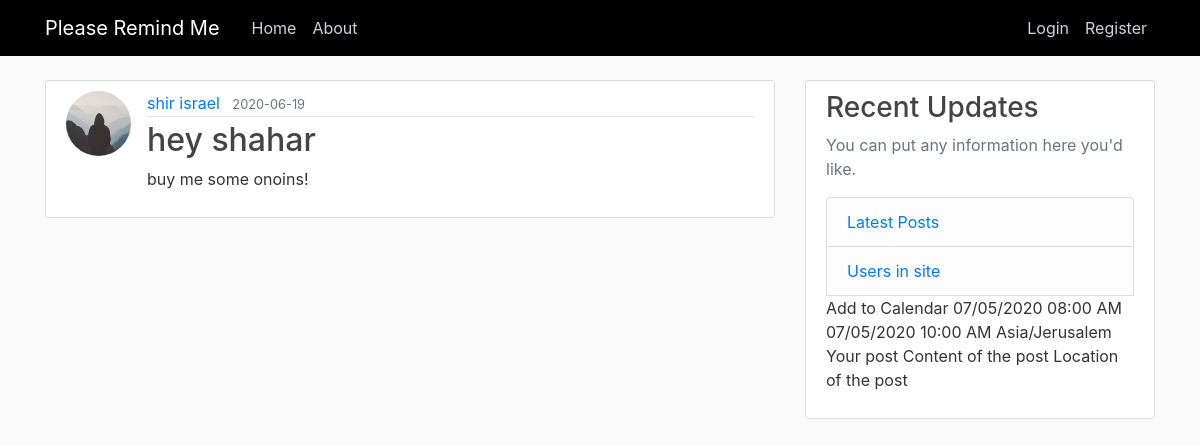
Screenshot of /post/3 with the database file from the repository.
### flaskblog/models.py (models this page shows, shortened)
class User(db.Model, UserMixin):
    id = db.Column(db.Integer, primary_key=True)
    username = db.Column(db.String(20), unique=True, nullable=False)
    email = db.Column(db.String(120), unique=True, nullable=False)
    image_file = db.Column(db.String(20), nullable=False, default='default.jpg')
    password = db.Column(db.String(60), nullable=False)
    posts = db.relationship('Post', backref='author', lazy=True)

class Post(db.Model):
    id = db.Column(db.Integer, primary_key=True)
    title = db.Column(db.String(100), nullable=False)
    date_posted = db.Column(db.DateTime, nullable=False, default=datetime.utcnow)
    content = db.Column(db.Text, nullable=False)
    user_id = db.Column(db.Integer, db.ForeignKey('user.id'), nullable=False)

### flaskblog/posts/routes.py (the view)
@posts.route("/post/<int:post_id>", methods=['GET', 'POST'])
def post(post_id):
    post = Post.query.get_or_404(post_id)
    return render_template('post.html', title=post.title, post=post)

### flaskblog/templates/post.html (shortened to what this page needs)
{% extends "layout.html" %}
{% block content %}
  <article class="media content-section">
    <img class="rounded-circle article-img" src="{{ url_for('static', filename='profile_pics/' + post.author.image_file) }}">
    <div class="media-body">
      <div class="article-metadata">
        <a class="mr-2" href="{{ url_for('users.user_posts', username=post.author.username) }}">{{ post.author.username }}</a>
        <small class="text-muted">{{ post.date_posted.strftime('%Y-%m-%d') }}</small>
      </div>
      <h2 class="article-title">{{ post.title }}</h2>
      <p class="article-content">{{ post.content }}</p>
    </div>
  </article>
{% endblock content %}

### flaskblog/static/main.css (style rules this page uses)
body { background: #fafafa; color: #333333; margin-top: 5rem; }
h1, h2, h3, h4, h5, h6 { color: #444444; }
.content-section { background: #ffffff; padding: 10px 20px; border: 1px solid #dddddd; border-radius: 3px; margin-bottom: 20px; }
.article-title { color: #444444; }
.article-content { white-space: pre-line; }
.article-img { height: 65px; width: 65px; margin-right: 16px; }
.article-metadata { padding-bottom: 1px; margin-bottom: 4px; border-bottom: 1px solid #e3e3e3 }

### rows the page displays
User: image_file (placeholder picture), author.username "shir israel"
Post: date_posted "2020-06-19", title "hey shahar", content "buy me some onoins!"
